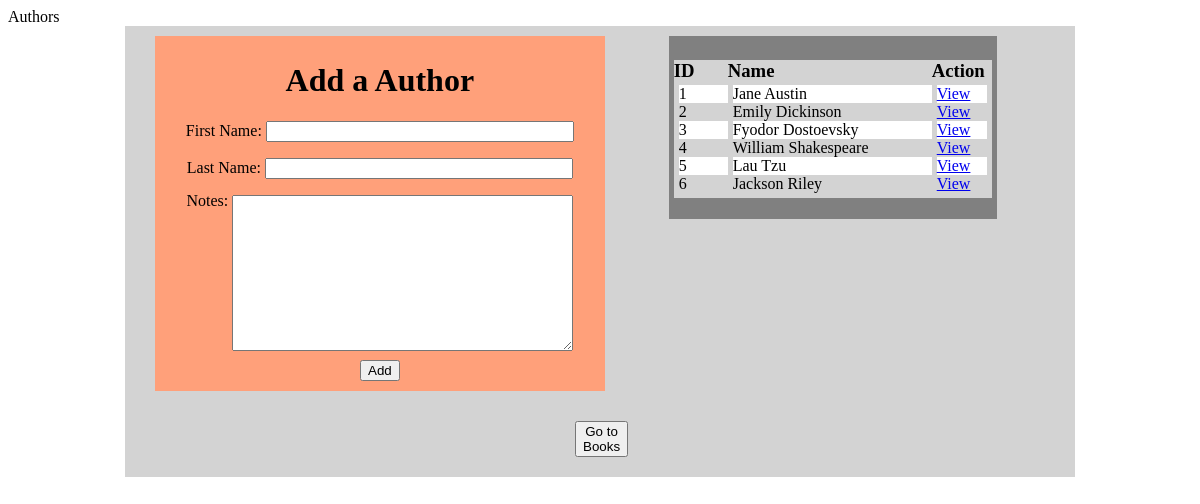
Screenshot of /authors/ with the database file from the repository.
### books_authors_app/models.py (models this page shows)
class Author (models.Model):
    first_name = models.CharField(max_length=45)
    last_name = models.CharField(max_length=45)
    books = models.ManyToManyField(Book, related_name="authors")
    notes = models.TextField()
    created_at = models.DateTimeField(auto_now_add=True)
    updated_at = models.DateTimeField(auto_now=True)

### books_authors_app/views.py (the view)
# urls.py: path('authors/', views.authors),
def authors(request):
    context = {"author_list": Author.objects.all()}
    return render(request, "author.html", context)

### books_authors_app/templates/author.html (shortened to what this page needs)
<!DOCTYPE html>
<html lang="en">
<head>
    <Name>Authors</Name>
    {% load static %}
    <link rel="stylesheet" href="{% static 'css/style.css' %}">
</head>
<body>
    <div class ="wrapper">
        <div class="add">
            <h1 class="head">
                Add a Author
            </h1>
            <form action="/process_authors" method="post">
                <p>First Name: <input id ="name"  name="first_name" type="text"></p>
                <p>Last Name: <input id ="name"  name="last_name" type="text"></p>
                <p id = "desc" >Notes:</p> <textarea name="notes" cols="40" rows="10" type = "text"></textarea>
                <button type="submit">Add</button>
            </form>
        </div>
        <div class = list>
            <div class = "column" id = "id">
                <h3>ID</h3>
                <ul>
                    {% for author in author_list %}
                        <li>{{ author.id }}</li>
                    {% endfor %}
                </ul>
            </div>
            <div class = "column">
                <h3>Name</h3>
                <ul>
                    {% for author in author_list %}
                        <li>{{ author.first_name }} {{ author.last_name }}</li>
                    {% endfor %}
                </ul>
            </div>
            <div class = "column" id ="action">
                <h3>Action</h3>
                <ul>
                    {% for author in author_list %}
                        <li><a href="/author_detail/{{author.id}}">View</a></li>
                    {% endfor %}
                </ul>
            </div>
        </div>
        <div class="other">
            <a href="/"><button>Go to Books</button></a>
        </div>
    </div>
</body>
</html>

### books_authors_app/static/css/style.css (style rules this page uses)
.wrapper { width: 950px; min-height: 200px; margin: auto; background-color: lightgrey; }
.add { min-width: 300px; min-height: 30px; margin: 10px 30px; padding: 5px; display: inline-block; vertical-align: top; background-color: lightsalmon; text-align: center; }
.add #name { width: 300px; }
.add #desc { vertical-align: top; display: inline-block; margin-top: -3px; }
.add textarea { display: inline-block; }
.add button { display: block; margin: 5px 200px; }
.list { min-width: 100px; min-height: 100px; padding: 5px 10px; display: inline-block; vertical-align: top; margin: 10px 30px; background-color: grey; }
.column { width: 200px; display: inline-block; vertical-align: top; background-color: grey; }
#id { width: 50px; display: inline-block; }
#action { width: 50px; display: inline-block; }
.column h3 { text-align: left; background-color: lightgray; margin-right: -5px; margin-left: -5px; }
.column ul { text-align: left; background-color:lightgray; text-decoration: none; padding: 5px; margin-top: -20px; margin-right: -5px; margin-left: -5px; }
.column li { list-style-type: none; background-color: lightgray; }
.column li:nth-child(odd) { background-color: white; }
.other button { margin: 20px 450px; }

### rows the page displays
Author: id "1", first_name "Jane", last_name "Austin"
Author: id "2", first_name "Emily", last_name "Dickinson"
Author: id "3", first_name "Fyodor", last_name "Dostoevsky"
Author: id "4", first_name "William", last_name "Shakespeare"
Author: id "5", first_name "Lau", last_name "Tzu"
Author: id "6", first_name "Jackson", last_name "Riley"
